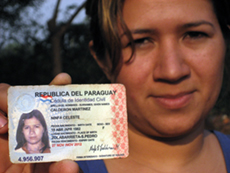
#> input picture PERSONA_DNI.jpg, 230 x 173 px, found by its file name
$ jupyter execute HarrCascade.ipynb
#> lines starting #> are read from the running program, lines starting #| are printed output that depends on the picture
[cell 1]
import cv2
from google.colab.patches import cv2_imshow

# Cargar el clasificador Haar Cascade para detección de rostros
face_cascade = cv2.CascadeClassifier(cv2.data.haarcascades + "haarcascade_frontalface_default.xml")

# Leer la imagen
image = cv2.imread("/content/drive/MyDrive/Colab Notebooks/YE.jpg")   # Cambia "input.jpg" por el nombre de tu imagen
if image is None:
    print("No se pudo cargar la imagen.")
else:
    gray = cv2.cvtColor(image, cv2.COLOR_BGR2GRAY)
    faces = face_cascade.detectMultiScale(gray, scaleFactor=1.1, minNeighbors=5, minSize=(30, 30))

    # Mostrar el proceso de detección
    for (x, y, w, h) in faces:
        img_with_rectangle = image.copy()
        cv2.rectangle(img_with_rectangle, (x, y), (x + w, y + h), (0, 255, 0), 2)
        cv2_imshow(img_with_rectangle)
        cv2.waitKey(700)  # No tiene efecto en Colab, pero lo dejamos para compatibilidad

    # Mostrar imagen final con todos los rostros detectados
    for (x, y, w, h) in faces:
        cv2.rectangle(image, (x, y), (x + w, y + h), (0, 255, 0), 2)
    cv2_imshow(image)

[cell 2]
import cv2
import matplotlib.pyplot as plt

# Cargar clasificador Haar Cascade para rostros
face_cascade = cv2.CascadeClassifier(cv2.data.haarcascades + 'haarcascade_frontalface_default.xml')

def encontrar_caras(imagen):
    gray = cv2.cvtColor(imagen, cv2.COLOR_BGR2GRAY)
    faces = face_cascade.detectMultiScale(gray, 1.1, 5)
    return faces  # Lista de (x, y, w, h)

def clasificar_caras(faces, img_shape):
    # Si hay dos caras y una es mucho más grande, asumimos que es la persona
    if len(faces) == 2:
        areas = [w*h for (x, y, w, h) in faces]
        idx_persona = areas.index(max(areas))
        idx_carnet = 1 - idx_persona
        return faces[idx_persona], faces[idx_carnet]
    # Si solo hay una cara, asumimos que es la persona
    if len(faces) == 1:
        return faces[0], None
    # Si hay más de dos, puedes usar más heurísticas aquí
    return None, None

def expand_bbox(x, y, w, h, shape, factor=0.4):
    """Expande el bounding box de la cara en todas las direcciones por un factor dado."""
    img_h, img_w = shape[:2]
    dw = int(w * factor / 2)
    dh = int(h * factor / 2)
    x_new = max(0, x - dw)
    y_new = max(0, y - dh)
    w_new = min(img_w - x_new, w + 2 * dw)
    h_new = min(img_h - y_new, h + 2 * dh)
    return x_new, y_new, w_new, h_new

def mostrar_caras(img, cara_persona, cara_carnet):
    caras = []
    titles = []
    # Cara de la persona (recorte normal)
    if cara_persona is not None:
        x, y, w, h = cara_persona
        caras.append(cv2.cvtColor(img[y:y+h, x:x+w], cv2.COLOR_BGR2RGB))
        titles.append("Cara de la persona")
    else:
        caras.append([[0]])
        titles.append("Cara de la persona NO encontrada")
    # Cara del carnet (recorte expandido)
    if cara_carnet is not None:
        x, y, w, h = cara_carnet
        x_e, y_e, w_e, h_e = expand_bbox(x, y, w, h, img.shape, factor=1) # El factor es el Zoom a la cara del Carnet 0 = 0% y 1 = 1%
        caras.append(cv2.cvtColor(img[y_e:y_e+h_e, x_e:x_e+w_e], cv2.COLOR_BGR2RGB))
        titles.append("Cara del carnet")
    else:
        caras.append([[0]])
        titles.append("Cara del carnet NO encontrada")
    fig, axes = plt.subplots(1, 2, figsize=(8, 4))
    for ax, cara, title in zip(axes, caras, titles):
        if isinstance(cara, list):
            ax.text(0.5, 0.5, 'NO encontrada', fontsize=12, ha='center')
            ax.axis('off')
        else:
            ax.imshow(cara)
            ax.axis('off')
        ax.set_title(title)
    plt.tight_layout()
    plt.show()

# Procesa varias imágenes
img_paths = ["/content/drive/MyDrive/Colab Notebooks/PERSONA_DNI.jpg","/content/drive/MyDrive/Colab Notebooks/SENNORA_DNI.jpg"]  # Cambia por tus rutas

for img_path in img_paths:
    img = cv2.imread(img_path)
#> img is the input picture: shape (173, 230, 3); mean B, G, R 82.9, 92.6, 120.7
    if img is None:
        print(f"No se pudo cargar la imagen {img_path}")
        continue
    faces = encontrar_caras(img)
#> in encontrar_caras, `gray = cv2.cvtColor(imagen, cv2.COLOR_BGR2GRAY)`:
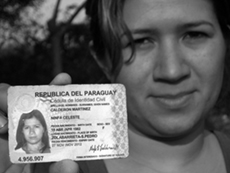
#> gray: shape (173, 230); min 0, max 255, mean 99.9
#> in encontrar_caras, `faces = face_cascade.detectMultiScale(gray, 1.1, 5)`: faces = [[19, 117, 28, 28], [116, 0, 107, 107]]
#> faces = [[19, 117, 28, 28], [116, 0, 107, 107]]
    cara_persona, cara_carnet = clasificar_caras(faces, img.shape)
#> in clasificar_caras, `areas = [w*h for (x, y, w, h) in faces]`: areas = [784, 11449]
#> in clasificar_caras, `idx_persona = areas.index(max(areas))`: idx_persona = 1
#> in clasificar_caras, `idx_carnet = 1 - idx_persona`: idx_carnet = 0
#> cara_persona = [116, 0, 107, 107]; cara_carnet = [19, 117, 28, 28]
    mostrar_caras(img, cara_persona, cara_carnet)
#> in mostrar_caras, `x, y, w, h = cara_persona`: x = 116; y = 0; w = 107
#> in mostrar_caras, `x, y, w, h = cara_carnet`: x = 19; y = 117; w = 28
#> in expand_bbox, `dw = int(w * factor / 2)`: dw = 14
#> in expand_bbox, `x_new = max(0, x - dw)`: x_new = 5
#> in expand_bbox, `y_new = max(0, y - dh)`: y_new = 103
#> in expand_bbox, `w_new = min(img_w - x_new, w + 2 * dw)`: w_new = 56
#> in mostrar_caras, `x_e, y_e, w_e, h_e = expand_bbox(x, y, w, h, img.shape, factor=1)`: x_e = 5; y_e = 103; w_e = 56
#> the loop in mostrar_caras, `for ax, cara, title in zip(axes, caras, titles):` made 2 passes
#> title on passes 1 to 2: 'Cara de la persona', 'Cara del carnet'
#> in mostrar_caras, `plt.show()`:
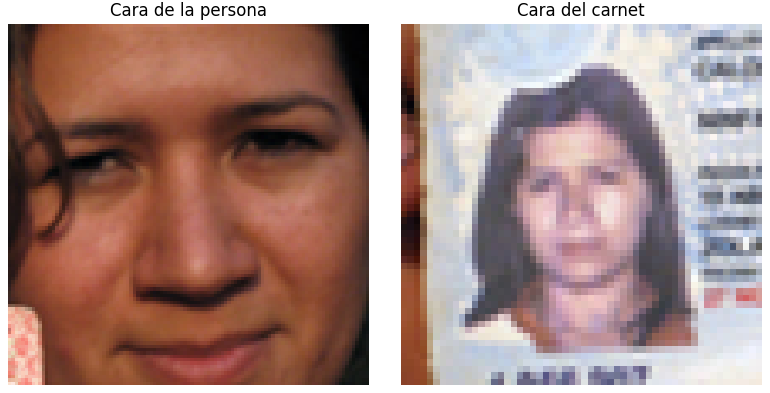
#> figure drawn by matplotlib, 2 panels
